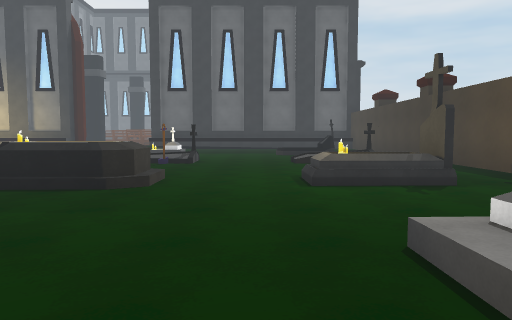
View 1 (above)

24 first-person views from a walk through a Unity game level. The camera is 1.4 m above the floor, tilts 4° down and sees 70° across. The floor is counted in squares, 2 m on a side. Each view is taken from the middle of a square. On the plan, view 1 faces up. The plan holds only what a view shows up to about 11 squares ahead; the rest is blank. The place goes on beyond the plan. The player character is not drawn.

View 2
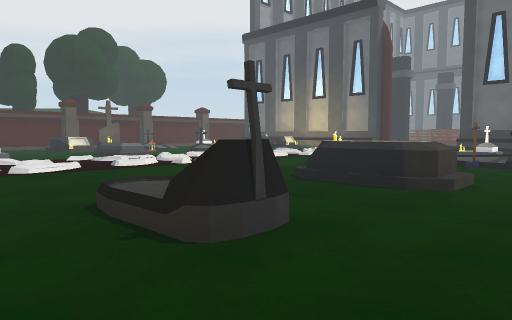

View 3
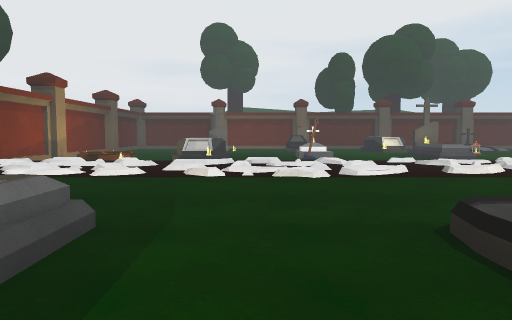

View 4
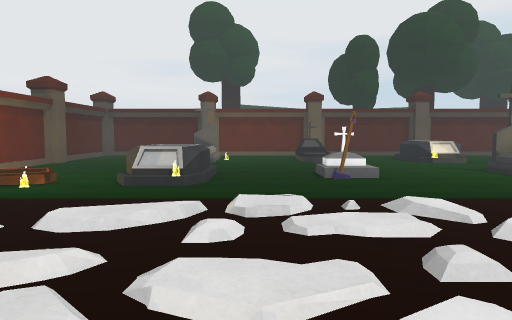

View 5
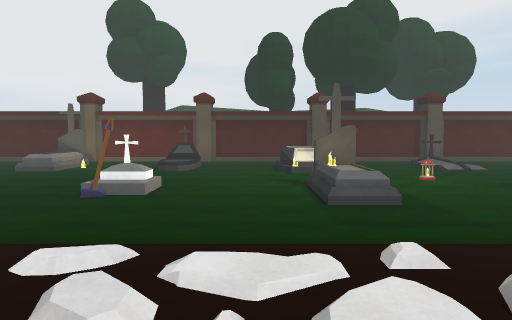

View 6
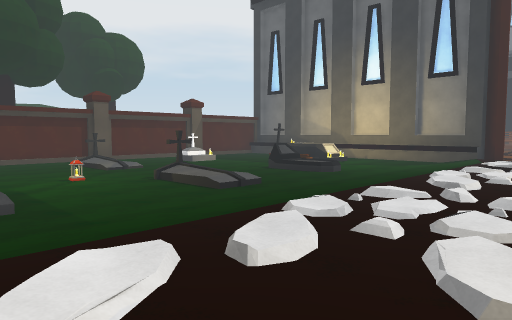

View 7
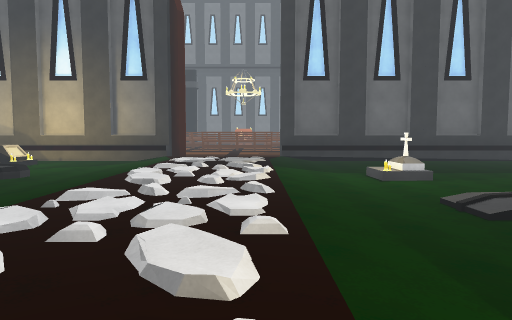

View 8
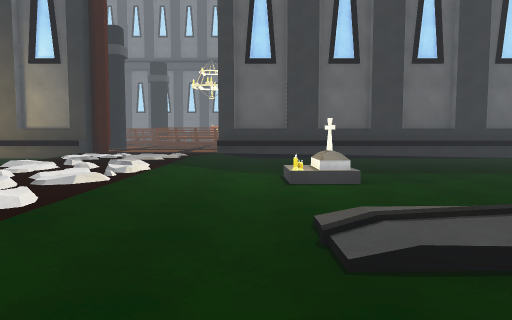

View 9
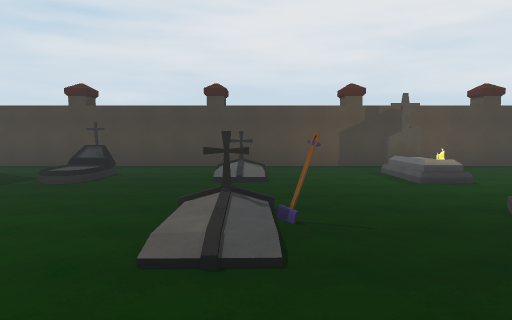

View 10
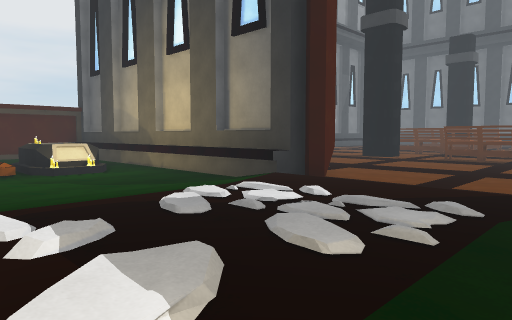

View 11
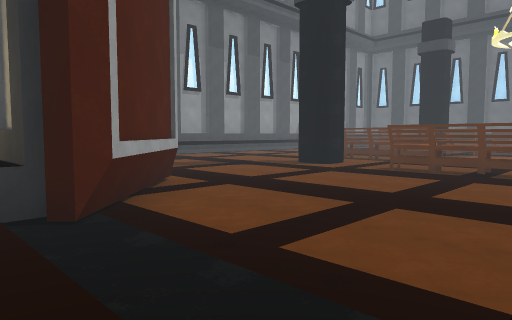

View 12
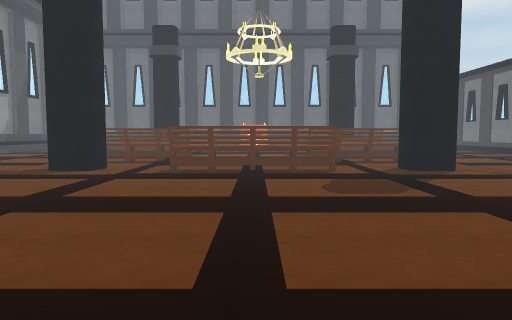

View 13
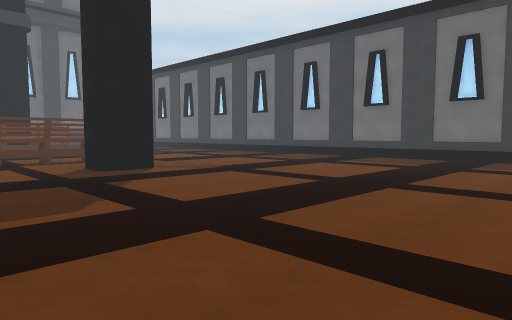

View 14
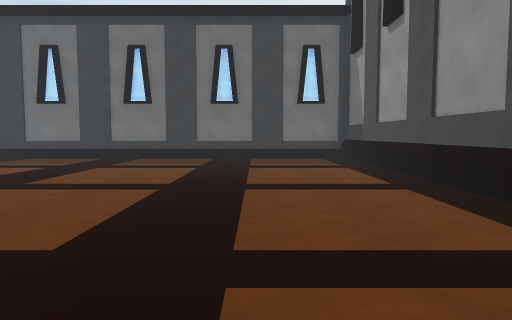

View 15
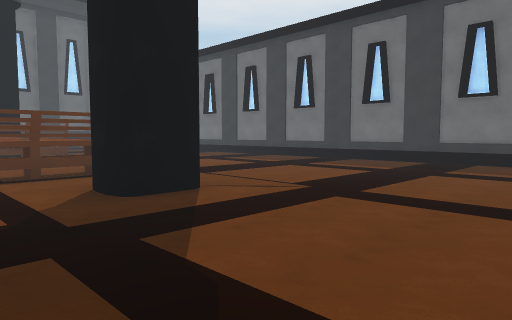

View 16
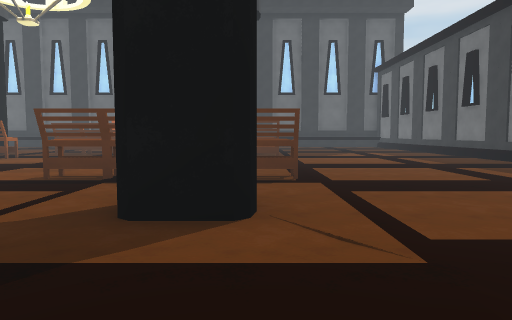

View 17
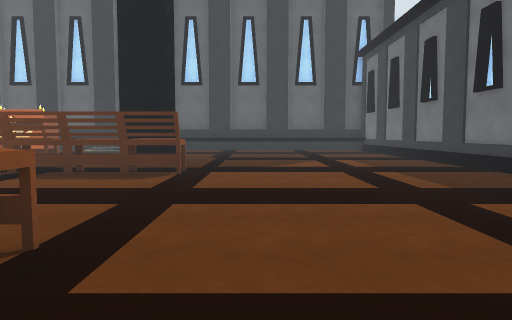

View 18
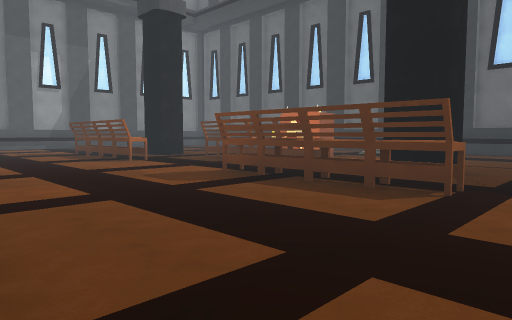

View 19
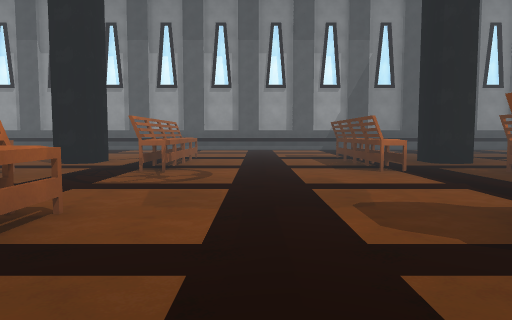

View 20
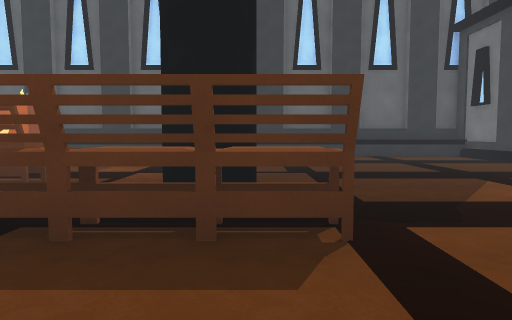

View 21
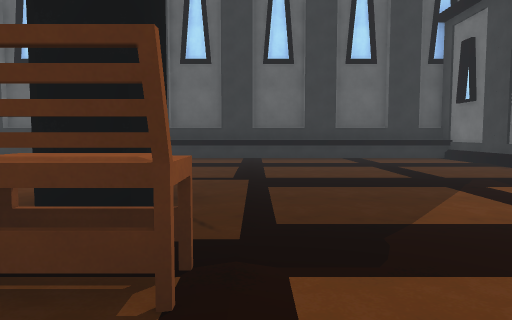

View 22
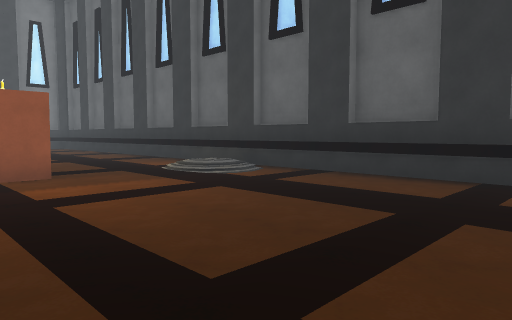

View 23
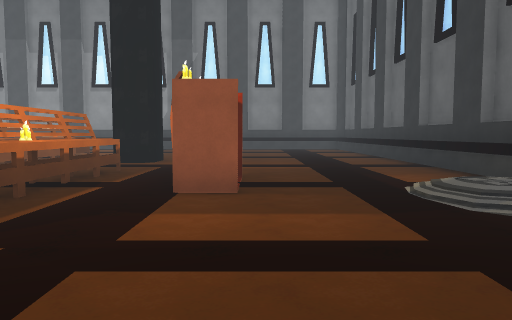

View 24
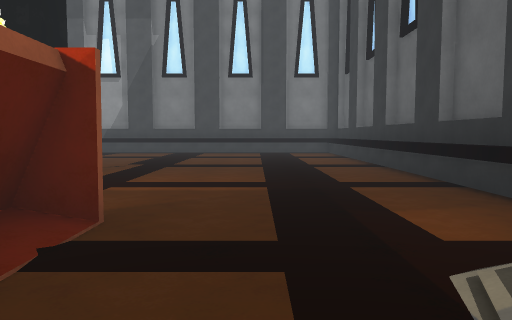

### Floor plan
Key: @ floor where view 1 was taken; # wall or solid block; . main floor; : floor 0.25 m higher than the main floor; + floor 0.5 m higher than the main floor; / step, stairs or slope; = window, fence, low wall or low ledge; ^ raised ledge; S shovel; C coffin; L lantern; O other object.
Columns run from 19 left of view 1 to 5 right of it. Each row starts with its distance up from view 1.
 43    ######################
 42    ........./:/.........#
 41    ........../..........#
 40    .....................#
 39    .....................#
 38    ........OO...........#
 37    .....................#
 36    ....##.^##O..##......#
 35        .................#
 34       ^^^^^...OOOO......#
 33       ..................#
 32       ..................#
 31       ..................
 30       .................
 29       ^^^^^...OOOO......
 28      ...................#
 27      ..##.......# ......#
 26       .##.^###^.##......#
 25       ..................#
 24      ...................#
 23      ...................#
 22       ..................#
 21        .................#
 20         ##..............#
 19          ##.............#
 18    ########...###########
 17     ....../:::/........ #
 16     OOO...:==//.........#
 15      OO...:////.........#
 14      C/...:://:.........#
 13       O+..:///:.O...++O.#
 12      .....:+://.O.......#
 11      .....:///:.........#
 10    //.  /.:://:.//..///.#
  9   O//.O//.:=///./O..//O.#
  8 #....L....:=+/:..S......#
  7 #.........//:::.........#
  6   OO..O//.:/:/: OO....O.#
  5   OO..O//.:==///OO..++..#
  4   ........:==//.........#
  3   ........:=:/:.........#
  2   O+...S..:::::/+O../O .#
  1   .....O..:::/:......
  0   ........:+///....@
 -1   O....OO.:+:/:.//
 -2   OO..OOO.::==:. O
 -3   ........:::+
 -4    ....... +//
 -5    ...  .C
 -6    ########

Where each view was taken, in squares from view 1:
view 1: 0 up, 0 right, facing up
view 2: 0 up, 0 right, facing up-left
view 3: 0 up, 1 left, facing left
view 4: 0 up, 5 left, facing left
view 5: 4 up, 6 left, facing left
view 6: 5 up, 6 left, facing up-left
view 7: 5 up, 6 left, facing up
view 8: 7 up, 4 left, facing up
view 9: 9 up, 6 left, facing right
view 10: 13 up, 5 left, facing up-left
view 11: 17 up, 5 left, facing up-left
view 12: 17 up, 7 left, facing up
view 13: 19 up, 6 left, facing up-right
view 14: 21 up, 6 left, facing right
view 15: 22 up, 5 left, facing up-right
view 16: 23 up, 2 left, facing up
view 17: 27 up, 0 right, facing up
view 18: 29 up, 0 right, facing up-left
view 19: 31 up, 2 left, facing left
view 20: 31 up, 2 left, facing up
view 21: 32 up, 1 left, facing up
view 22: 37 up, 0 right, facing up-left
view 23: 39 up, 2 left, facing left
view 24: 40 up, 5 left, facing left
